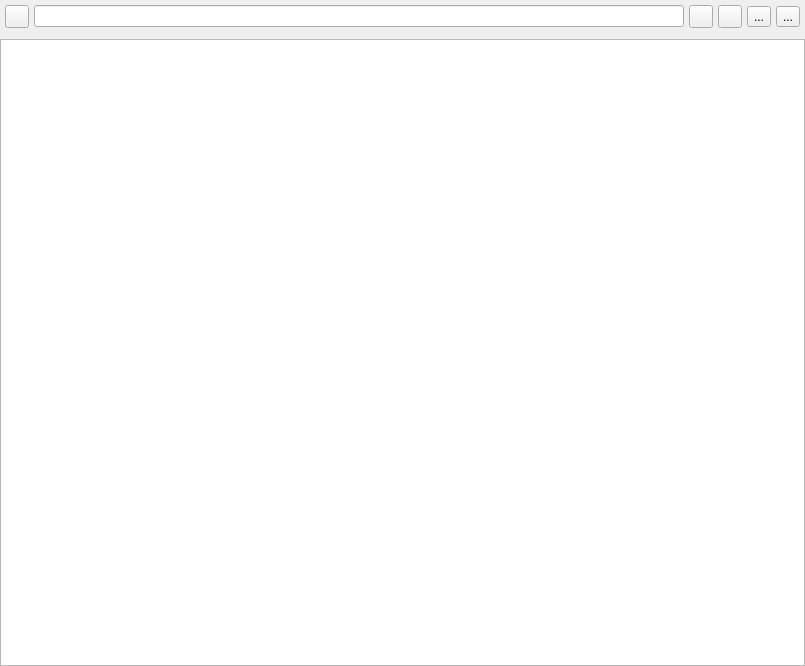
<?xml version="1.0" encoding="UTF-8"?>
<ui version="4.0">
 <class>FilePage</class>
 <widget class="QWidget" name="FilePage">
  <property name="geometry">
   <rect>
    <x>0</x>
    <y>0</y>
    <width>805</width>
    <height>666</height>
   </rect>
  </property>
  <property name="sizePolicy">
   <sizepolicy hsizetype="Expanding" vsizetype="Expanding">
    <horstretch>0</horstretch>
    <verstretch>0</verstretch>
   </sizepolicy>
  </property>
  <property name="windowTitle">
   <string>Form</string>
  </property>
  <layout class="QGridLayout" name="gridLayout">
   <property name="leftMargin">
    <number>0</number>
   </property>
   <property name="topMargin">
    <number>0</number>
   </property>
   <property name="rightMargin">
    <number>0</number>
   </property>
   <property name="bottomMargin">
    <number>0</number>
   </property>
   <property name="spacing">
    <number>6</number>
   </property>
   <item row="0" column="0">
    <layout class="QVBoxLayout" name="verticalLayout">
     <property name="sizeConstraint">
      <enum>QLayout::SizeConstraint::SetMaximumSize</enum>
     </property>
     <item>
      <layout class="QVBoxLayout" name="verticalLayout_2">
       <property name="sizeConstraint">
        <enum>QLayout::SizeConstraint::SetMaximumSize</enum>
       </property>
       <item>
        <layout class="QHBoxLayout" name="horizontalLayout_2" stretch="0,0,0,0,0,0">
         <property name="spacing">
          <number>5</number>
         </property>
         <property name="sizeConstraint">
          <enum>QLayout::SizeConstraint::SetDefaultConstraint</enum>
         </property>
         <property name="leftMargin">
          <number>5</number>
         </property>
         <property name="topMargin">
          <number>5</number>
         </property>
         <property name="rightMargin">
          <number>5</number>
         </property>
         <property name="bottomMargin">
          <number>5</number>
         </property>
         <item>
          <widget class="QToolButton" name="newDirButton">
           <property name="sizePolicy">
            <sizepolicy hsizetype="Minimum" vsizetype="Fixed">
             <horstretch>0</horstretch>
             <verstretch>0</verstretch>
            </sizepolicy>
           </property>
           <property name="text">
            <string/>
           </property>
           <property name="icon">
            <iconset resource="../gpgfrontend.qrc">
             <normaloff>:/icons/new_directory.png</normaloff>:/icons/new_directory.png</iconset>
           </property>
          </widget>
         </item>
         <item>
          <widget class="QLineEdit" name="pathEdit">
           <property name="sizePolicy">
            <sizepolicy hsizetype="Expanding" vsizetype="Fixed">
             <horstretch>0</horstretch>
             <verstretch>0</verstretch>
            </sizepolicy>
           </property>
           <property name="tabletTracking">
            <bool>false</bool>
           </property>
           <property name="text">
            <string/>
           </property>
           <property name="clearButtonEnabled">
            <bool>false</bool>
           </property>
          </widget>
         </item>
         <item>
          <widget class="QToolButton" name="refreshButton">
           <property name="sizePolicy">
            <sizepolicy hsizetype="Minimum" vsizetype="Fixed">
             <horstretch>0</horstretch>
             <verstretch>0</verstretch>
            </sizepolicy>
           </property>
           <property name="text">
            <string/>
           </property>
           <property name="icon">
            <iconset resource="../gpgfrontend.qrc">
             <normaloff>:/icons/refresh.png</normaloff>:/icons/refresh.png</iconset>
           </property>
          </widget>
         </item>
         <item>
          <widget class="QToolButton" name="upPathButton">
           <property name="sizePolicy">
            <sizepolicy hsizetype="Minimum" vsizetype="Fixed">
             <horstretch>0</horstretch>
             <verstretch>0</verstretch>
            </sizepolicy>
           </property>
           <property name="text">
            <string/>
           </property>
           <property name="icon">
            <iconset resource="../gpgfrontend.qrc">
             <normaloff>:/icons/up.png</normaloff>:/icons/up.png</iconset>
           </property>
          </widget>
         </item>
         <item>
          <widget class="QToolButton" name="batchModeButton">
           <property name="toolTip">
            <string>Switch Batch Mode</string>
           </property>
           <property name="text">
            <string>...</string>
           </property>
           <property name="icon">
            <iconset resource="../gpgfrontend.qrc">
             <normaloff>:/icons/batch.png</normaloff>:/icons/batch.png</iconset>
           </property>
           <property name="checkable">
            <bool>true</bool>
           </property>
           <property name="popupMode">
            <enum>QToolButton::ToolButtonPopupMode::InstantPopup</enum>
           </property>
           <property name="autoRaise">
            <bool>false</bool>
           </property>
          </widget>
         </item>
         <item>
          <widget class="QToolButton" name="optionsButton">
           <property name="sizePolicy">
            <sizepolicy hsizetype="Minimum" vsizetype="Fixed">
             <horstretch>0</horstretch>
             <verstretch>0</verstretch>
            </sizepolicy>
           </property>
           <property name="text">
            <string>...</string>
           </property>
           <property name="icon">
            <iconset resource="../gpgfrontend.qrc">
             <normaloff>:/icons/configure.png</normaloff>:/icons/configure.png</iconset>
           </property>
           <property name="popupMode">
            <enum>QToolButton::ToolButtonPopupMode::InstantPopup</enum>
           </property>
           <property name="toolButtonStyle">
            <enum>Qt::ToolButtonStyle::ToolButtonIconOnly</enum>
           </property>
          </widget>
         </item>
        </layout>
       </item>
       <item>
        <layout class="QVBoxLayout" name="trewViewLayout">
         <item>
          <widget class="GpgFrontend::UI::FileTreeView" name="treeView"/>
         </item>
        </layout>
       </item>
      </layout>
     </item>
    </layout>
   </item>
  </layout>
 </widget>
 <customwidgets>
  <customwidget>
   <class>GpgFrontend::UI::FileTreeView</class>
   <extends>QTreeView</extends>
   <header>ui/widgets/FileTreeView.h</header>
  </customwidget>
 </customwidgets>
 <resources>
  <include location="../gpgfrontend.qrc"/>
 </resources>
 <connections/>
</ui>
